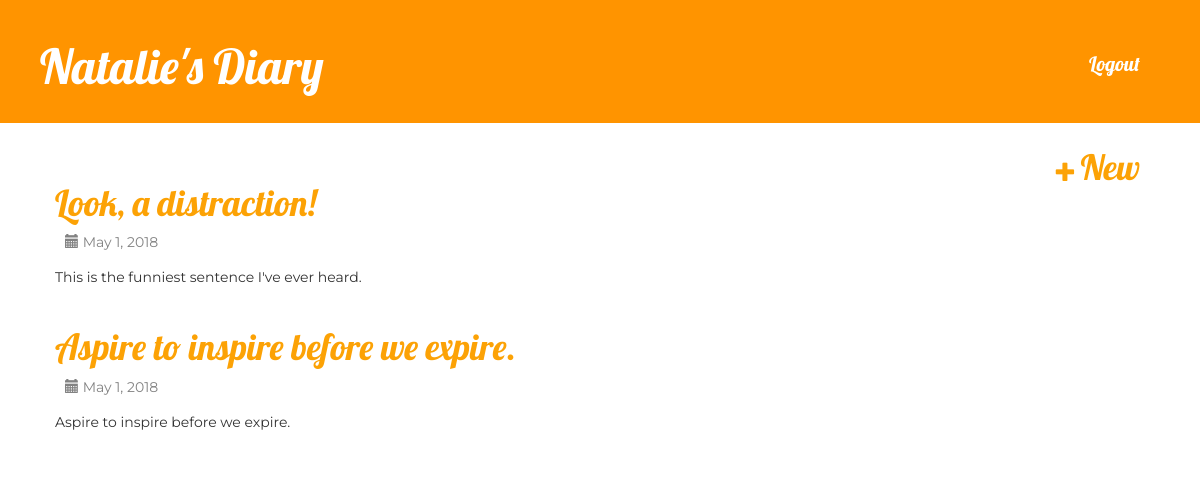
The app's page / (signed in) with its own data.
### diary/models.py (models this page shows, shortened)
class Post(models.Model):
    WEATHER_CHOICES = (
        ('Sunny', 'Sunny'),
       	('Windy', 'Windy'),
       	('Rainy', 'Rainy'),
       	('Snowy', 'Snowy'),
        ('Foggy', 'Foggy'),
        ('Cloudy', 'Cloudy'),
        ('Stormy', 'Stormy'),
    )
    MOOD_CHOICES = (
       	('HAPPY', 'Happy'),
        ('SAD', 'Sad'),
        ('EXCITED', 'Excited'),
        ('FURIOUS', 'Furious'),
        ('DEPRESSED', 'Depressed'),
        ('EXHAUSTED', 'Exhausted'),
        ('FRIGHTENED', 'Frightened'),
        ('RELAXED', 'Relaxed'),
        ('SURPRISED', 'Surprised'),
        ('ANGRY', 'Angry'),
        ('NERVOUS', 'Nervous'),
        ('LONELY', 'Lonely'),
        ('JEALOUS', 'Jealous'),
        ('SHY', 'Shy'),
        ('UPSET', 'Upset'),
        ('DISGUSTED', 'Disgusted'),
    )
    date = models.DateField(default=date.today)
    weather = models.CharField(max_length=20, choices=WEATHER_CHOICES,default='Sunny')
    mood = MultiSelectField(choices=MOOD_CHOICES)
    author = models.ForeignKey('auth.User', on_delete=models.CASCADE)
    title = models.CharField(max_length=200)
    text = models.TextField()
    class Meta:
        ordering = ['-date']

### diary/views.py (the view)
# urls.py: url(r'^$', views.post_list, name='post_list'),
@login_required(login_url="login")
def post_list(request):
    user = User.objects.get(username=request.user.username)
    posts = Post.objects.filter(author=user).order_by('-date')
    if not posts:
        messages.warning(request, "You haven't posted anything yet.")
    return render(request, 'diary/post_list.html', {'posts': posts})

### diary/templates/diary/post_list.html (shortened to what this page needs)
{% extends 'diary/base.html' %}
{% block content %}
    {% for post in posts %}
    <div class="post_list">
        <h1><a href="{% url 'post_detail' pk=post.pk %}">{{ post.title }}</a></h1>
        <div class="date"><span class="glyphicon glyphicon-calendar"></span> {{ post.date }}</div>
        <p>{{ post.text|linebreaksbr }}</p>
    </div>
    {% endfor %}
{% endblock %}

### diary/templates/diary/base.html (shortened to what this page needs)
{% load staticfiles %}
<!DOCTYPE html>
<html lang="en">
  <head>
    <link rel="stylesheet" href="https://stackpath.bootstrapcdn.com/bootstrap/3.3.7/css/bootstrap.min.css">
    <link rel="stylesheet" href="{% static 'css/diary.css' %}">
  </head>
  <body>
    <div class="page_header">
        {% if user.is_authenticated %}
          <h1><a href="{% url 'post_list' %}">{{ request.user.first_name }}'s Diary</a></h1>
          <a href="{% url 'logout' %}" class="top_menu">Logout</a>
        {% else %}
          <h1><a href="/">Welcome!</a></h1>
          <a href="{% url 'signup' %}" class="top_menu">Sign Up</a>
          <a href="{% url 'login' %}" class="top_menu">Login</a>
        {% endif %}
    </div>
    {% if user.is_authenticated %}
    <a href="{% url 'post_new' %}" class="new"><span class="glyphicon glyphicon-plus"></span>New</a>
    {% endif %}
    <div class="container">
        {% block content %}
        {% endblock %}
    </div>
  </body>
</html>

### diary/static/css/diary.css (style rules this page uses)
h1 { color: #000000; }
.page_header { background-color: #ff9400; margin-top: 0; padding: 20px 20px 20px 40px; }
.page_header h1, .page_header h1 a, .page_header h1 a:visited, .page_header h1 a:active { color: #ffffff; font-size: 36pt; text-decoration: none; display: inline-block; }
h1, h2, h3, h4 { font-family: 'Lobster', cursive; }
.container { margin-top: 30px; margin-left: 40px; }
.date, .weather, .mood { font-family: 'Montserrat', sans-serif; color: #828282; }
.top_menu, .top_menu:hover, .top_menu:visited { font-family: 'Lobster', cursive; color: #ffffff; float: right; font-size: 15pt; margin-right: 20px; margin-top: 10px; padding: 20px; }
.post_list { margin-top: 30px; margin-bottom: 40px; }
.post_list div { margin-bottom:15px; margin-left: 10px; }
.post_list h1 a, .post_list h1 a:hover, .post_list h1 a:visited { color: #FCA205; }
p { font-family: 'Montserrat', sans-serif; }
.new, .new:hover, .new:visited, .new:active { font-family: 'Lobster', cursive; color: #FCA205; float: right; font-size: 26pt; margin-right: 40px; padding: 20px; }
.new span { color: #FCA205; font-size: 20px; padding-bottom: 10px; padding-right: 5px; }

### records on screen
Post: title "Look, a distraction!", date "May 1, 2018", text "This is the funniest sentence I've ever heard."
Post: title "Aspire to inspire before we expire.", date "May 1, 2018", text "Aspire to inspire before we expire."

### other values on screen
{{ request.user.first_name }} "Natalie"
